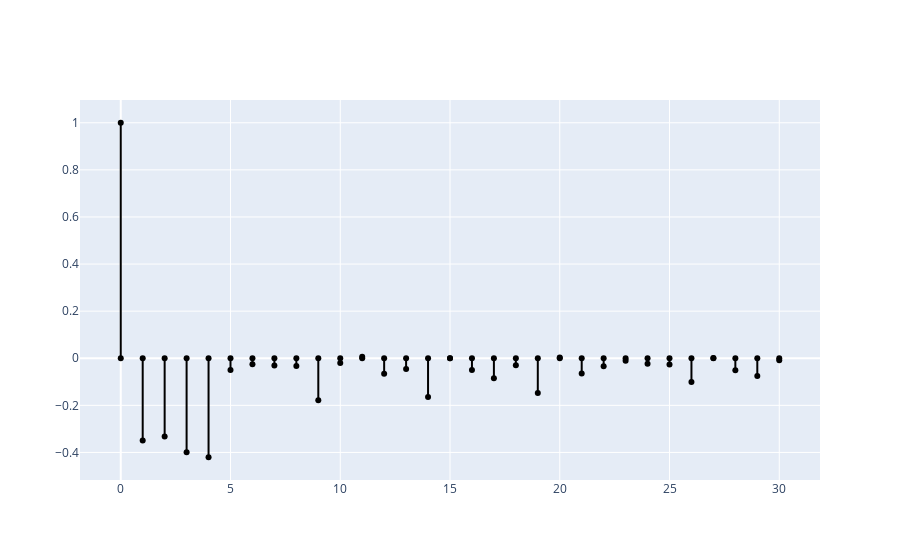

Source (notebook cell):
### Code cell
traces = list()
for i in range(len(pacf_results3)):
    traces.append(Scatter(x=[i,i],
                         y = [0,pacf_results3[i]],
                         showlegend=False,
                         line = {'color':'black'}))
fig = Figure(data=traces)
fig.show()

### Figure 1 — Plotly figure (JSON) as saved in the notebook; plotly's stock layout.template omitted (floating-point values rounded to 4 significant figures)
{"data": [{"line": {"color": "black"}, "showlegend": false, "type": "scatter", "x": [0, 0], "y": [0, 1]}, {"line": {"color": "black"}, "showlegend": false, "type": "scatter", "x": [1, 1], "y": [0, -0.3498]}, {"line": {"color": "black"}, "showlegend": false, "type": "scatter", "x": [2, 2], "y": [0, -0.3322]}, {"line": {"color": "black"}, "showlegend": false, "type": "scatter", "x": [3, 3], "y": [0, -0.3988]}, {"line": {"color": "black"}, "showlegend": false, "type": "scatter", "x": [4, 4], "y": [0, -0.4204]}, {"line": {"color": "black"}, "showlegend": false, "type": "scatter", "x": [5, 5], "y": [0, -0.0498]}, {"line": {"color": "black"}, "showlegend": false, "type": "scatter", "x": [6, 6], "y": [0, -0.02496]}, {"line": {"color": "black"}, "showlegend": false, "type": "scatter", "x": [7, 7], "y": [0, -0.0311]}, {"line": {"color": "black"}, "showlegend": false, "type": "scatter", "x": [8, 8], "y": [0, -0.03252]}, {"line": {"color": "black"}, "showlegend": false, "type": "scatter", "x": [9, 9], "y": [0, -0.1783]}, {"line": {"color": "black"}, "showlegend": false, "type": "scatter", "x": [10, 10], "y": [0, -0.0201]}, {"line": {"color": "black"}, "showlegend": false, "type": "scatter", "x": [11, 11], "y": [0, 0.006718]}, {"line": {"color": "black"}, "showlegend": false, "type": "scatter", "x": [12, 12], "y": [0, -0.06534]}, {"line": {"color": "black"}, "showlegend": false, "type": "scatter", "x": [13, 13], "y": [0, -0.04526]}, {"line": {"color": "black"}, "showlegend": false, "type": "scatter", "x": [14, 14], "y": [0, -0.1641]}, {"line": {"color": "black"}, "showlegend": false, "type": "scatter", "x": [15, 15], "y": [0, 5.473e-06]}, {"line": {"color": "black"}, "showlegend": false, "type": "scatter", "x": [16, 16], "y": [0, -0.0494]}, {"line": {"color": "black"}, "showlegend": false, "type": "scatter", "x": [17, 17], "y": [0, -0.08509]}, {"line": {"color": "black"}, "showlegend": false, "type": "scatter", "x": [18, 18], "y": [0, -0.02982]}, {"line": {"color": "black"}, "showlegend": false, "type": "scatter", "x": [19, 19], "y": [0, -0.1475]}, {"line": {"color": "black"}, "showlegend": false, "type": "scatter", "x": [20, 20], "y": [0, 0.002849]}, {"line": {"color": "black"}, "showlegend": false, "type": "scatter", "x": [21, 21], "y": [0, -0.06476]}, {"line": {"color": "black"}, "showlegend": false, "type": "scatter", "x": [22, 22], "y": [0, -0.0345]}, {"line": {"color": "black"}, "showlegend": false, "type": "scatter", "x": [23, 23], "y": [0, -0.01053]}, {"line": {"color": "black"}, "showlegend": false, "type": "scatter", "x": [24, 24], "y": [0, -0.02351]}, {"line": {"color": "black"}, "showlegend": false, "type": "scatter", "x": [25, 25], "y": [0, -0.02633]}, {"line": {"color": "black"}, "showlegend": false, "type": "scatter", "x": [26, 26], "y": [0, -0.1006]}, {"line": {"color": "black"}, "showlegend": false, "type": "scatter", "x": [27, 27], "y": [0, 0.0008812]}, {"line": {"color": "black"}, "showlegend": false, "type": "scatter", "x": [28, 28], "y": [0, -0.05045]}, {"line": {"color": "black"}, "showlegend": false, "type": "scatter", "x": [29, 29], "y": [0, -0.07553]}, {"line": {"color": "black"}, "showlegend": false, "type": "scatter", "x": [30, 30], "y": [0, -0.008317]}], "layout": {}}
